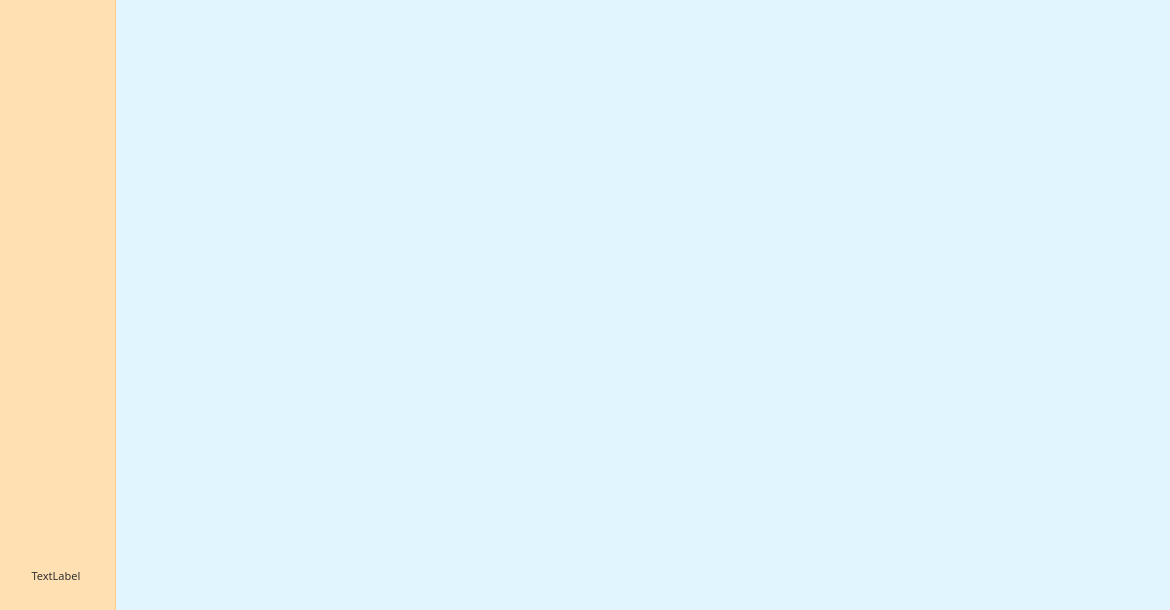
<?xml version="1.0" encoding="UTF-8"?>
<ui version="4.0">
 <class>MainWindow</class>
 <widget class="QMainWindow" name="MainWindow">
  <property name="geometry">
   <rect>
    <x>0</x>
    <y>0</y>
    <width>1170</width>
    <height>610</height>
   </rect>
  </property>
  <property name="windowTitle">
   <string>页岩油多级压裂水平井试井解释软件</string>
  </property>
  <widget class="QWidget" name="centralwidget">
   <property name="styleSheet">
    <string notr="true">#centralwidget
{
    background-color: #E1F5FE; /* 底部基准背景颜色设置为浅蓝 */
}
QWidget
{
    color: #333333; /* 【关键修改】为了适配浅橘色和浅蓝色的背景，将原本白色的全局字体改为深灰色，确保文字清晰可见 */
    font: 75 8pt &quot;微软雅黑&quot;;
}
#NavigationBar {
    background-color: #FFE0B2; /* 左侧区域：淡橘色 */
    border-right: 1px solid #FFCC80; /* 分割线颜色调整为深一点的橘色，自然过渡 */
}
#stackedWidget {
    background-color: #E1F5FE; /* 右侧功能区域：浅蓝色 */
}
</string>
   </property>
   <layout class="QHBoxLayout" name="horizontalLayout">
    <property name="spacing">
     <number>0</number>
    </property>
    <property name="leftMargin">
     <number>0</number>
    </property>
    <property name="topMargin">
     <number>0</number>
    </property>
    <property name="rightMargin">
     <number>0</number>
    </property>
    <property name="bottomMargin">
     <number>0</number>
    </property>
    <item>
     <widget class="QWidget" name="NavigationBar" native="true">
      <property name="minimumSize">
       <size>
        <width>116</width>
        <height>0</height>
       </size>
      </property>
      <property name="maximumSize">
       <size>
        <width>116</width>
        <height>16777215</height>
       </size>
      </property>
      <layout class="QVBoxLayout" name="verticalLayout">
       <property name="leftMargin">
        <number>2</number>
       </property>
       <property name="rightMargin">
        <number>6</number>
       </property>
       <item>
        <layout class="QHBoxLayout" name="horizontalLayout_2">
         <item>
          <spacer name="horizontalSpacer">
           <property name="orientation">
            <enum>Qt::Orientation::Horizontal</enum>
           </property>
           <property name="sizeHint" stdset="0">
            <size>
             <width>40</width>
             <height>20</height>
            </size>
           </property>
          </spacer>
         </item>
         <item>
          <widget class="QLabel" name="label_5">
           <property name="minimumSize">
            <size>
             <width>50</width>
             <height>50</height>
            </size>
           </property>
           <property name="styleSheet">
            <string notr="true">border-image: url(:/new/prefix1/Resource/Nav8.png);</string>
           </property>
           <property name="text">
            <string/>
           </property>
          </widget>
         </item>
         <item>
          <spacer name="horizontalSpacer_2">
           <property name="orientation">
            <enum>Qt::Orientation::Horizontal</enum>
           </property>
           <property name="sizeHint" stdset="0">
            <size>
             <width>40</width>
             <height>20</height>
            </size>
           </property>
          </spacer>
         </item>
        </layout>
       </item>
       <item>
        <widget class="QLabel" name="label_2">
         <property name="maximumSize">
          <size>
           <width>16777215</width>
           <height>2</height>
          </size>
         </property>
         <property name="styleSheet">
          <string notr="true">border-image: url(:/new/prefix1/Resource/line.png);</string>
         </property>
         <property name="text">
          <string/>
         </property>
        </widget>
       </item>
       <item>
        <widget class="QWidget" name="widgetNav" native="true">
         <property name="sizePolicy">
          <sizepolicy hsizetype="Preferred" vsizetype="Preferred">
           <horstretch>0</horstretch>
           <verstretch>0</verstretch>
          </sizepolicy>
         </property>
         <layout class="QVBoxLayout" name="verticalLayoutNav">
          <property name="spacing">
           <number>5</number>
          </property>
          <property name="leftMargin">
           <number>0</number>
          </property>
          <property name="topMargin">
           <number>5</number>
          </property>
          <property name="rightMargin">
           <number>0</number>
          </property>
          <property name="bottomMargin">
           <number>5</number>
          </property>
         </layout>
        </widget>
       </item>
       <item>
        <widget class="QLabel" name="label_3">
         <property name="maximumSize">
          <size>
           <width>16777215</width>
           <height>2</height>
          </size>
         </property>
         <property name="styleSheet">
          <string notr="true">border-image: url(:/new/prefix1/Resource/line.png);</string>
         </property>
         <property name="text">
          <string/>
         </property>
        </widget>
       </item>
       <item>
        <widget class="QLabel" name="labelTime">
         <property name="sizePolicy">
          <sizepolicy hsizetype="Preferred" vsizetype="Fixed">
           <horstretch>0</horstretch>
           <verstretch>0</verstretch>
          </sizepolicy>
         </property>
         <property name="minimumSize">
          <size>
           <width>0</width>
           <height>50</height>
          </size>
         </property>
         <property name="maximumSize">
          <size>
           <width>66666</width>
           <height>50</height>
          </size>
         </property>
         <property name="font">
          <font>
           <family>微软雅黑</family>
           <pointsize>8</pointsize>
           <weight>50</weight>
           <italic>false</italic>
           <bold>false</bold>
          </font>
         </property>
         <property name="text">
          <string>TextLabel</string>
         </property>
         <property name="alignment">
           <set>Qt::AlignmentFlag::AlignCenter</set>
         </property>
        </widget>
       </item>
      </layout>
     </widget>
    </item>
    <item>
     <widget class="QStackedWidget" name="stackedWidget">
      <property name="currentIndex">
       <number>0</number>
      </property>
      <widget class="QWidget" name="pageMonitor">
       <layout class="QVBoxLayout" name="verticalLayoutMonitor">
        <property name="spacing">
         <number>6</number>
        </property>
       </layout>
      </widget>
      <widget class="QWidget" name="pageHand">
       <layout class="QVBoxLayout" name="verticalLayoutHandle"/>
      </widget>
      <widget class="QWidget" name="pageData">
       <layout class="QVBoxLayout" name="verticalLayout_2"/>
      </widget>
      <widget class="QWidget" name="pageParamter">
       <layout class="QVBoxLayout" name="verticalLayoutParamter"/>
      </widget>
      <widget class="QWidget" name="pageFitting">
       <layout class="QVBoxLayout" name="verticalLayoutFitting">
        <property name="spacing">
         <number>10</number>
        </property>
        <property name="leftMargin">
         <number>10</number>
        </property>
        <property name="topMargin">
         <number>10</number>
        </property>
        <property name="rightMargin">
         <number>10</number>
        </property>
        <property name="bottomMargin">
         <number>10</number>
        </property>
       </layout>
      </widget>
      <widget class="QWidget" name="pagePrediction">
       <layout class="QVBoxLayout" name="verticalLayoutPrediction"/>
      </widget>
      <widget class="QWidget" name="pageAlarm">
       <layout class="QVBoxLayout" name="verticalLayout_3"/>
      </widget>
      <widget class="QWidget" name="pageIO">
       <layout class="QVBoxLayout" name="verticalLayout_4"/>
      </widget>
     </widget>
    </item>
   </layout>
  </widget>
 </widget>
 <resources/>
 <connections/>
</ui>
